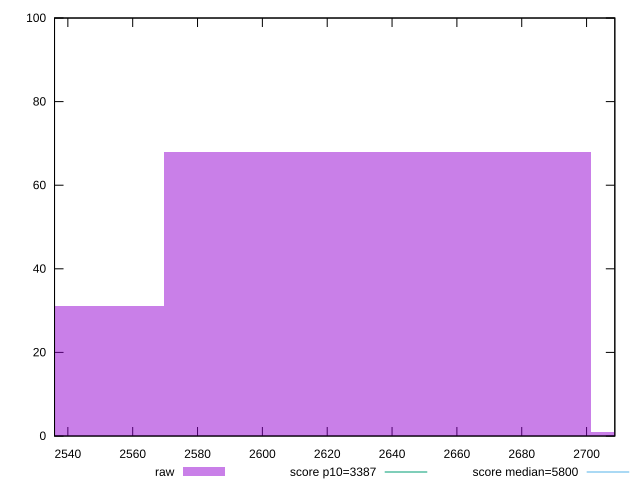

The gnuplot source for this figure:
reset

$raw <<EOF
2503.7498007890317 31
2635.5261060937173 68
2767.3024113984034 1
EOF

set key outside below
set boxwidth 131.77630530468588
set xrange [2535.8910934574023:2708.7153539910373]
set yrange [0:100]
set trange [0:100]
set style fill transparent solid 0.5 noborder

set parametric
set terminal svg size 640, 490 enhanced background rgb 'white'
set output "reprap/speed-index/samples/pages+cached+noexternal/raw/histogram.svg"

plot $raw title "raw" with boxes, \
     3387,t title "score p10=3387", \
     5800,t title "score median=5800"

reset
